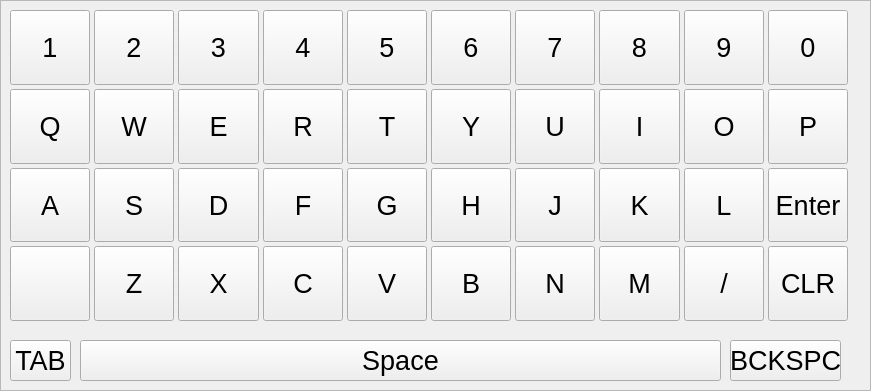
   <widget class="QFrame" name="frame_4">
    <property name="geometry">
     <rect>
      <x>50</x>
      <y>300</y>
      <width>871</width>
      <height>391</height>
     </rect>
    </property>
    <property name="frameShape">
     <enum>QFrame::StyledPanel</enum>
    </property>
    <property name="frameShadow">
     <enum>QFrame::Raised</enum>
    </property>
    <widget class="QPushButton" name="pushButton_47">
     <property name="geometry">
      <rect>
       <x>10</x>
       <y>340</y>
       <width>61</width>
       <height>41</height>
      </rect>
     </property>
     <property name="font">
      <font>
       <pointsize>20</pointsize>
      </font>
     </property>
     <property name="focusPolicy">
      <enum>Qt::NoFocus</enum>
     </property>
     <property name="text">
      <string>TAB</string>
     </property>
    </widget>
    <widget class="QPushButton" name="pushButton_45">
     <property name="geometry">
      <rect>
       <x>80</x>
       <y>340</y>
       <width>641</width>
       <height>41</height>
      </rect>
     </property>
     <property name="font">
      <font>
       <pointsize>20</pointsize>
      </font>
     </property>
     <property name="focusPolicy">
      <enum>Qt::NoFocus</enum>
     </property>
     <property name="text">
      <string>Space</string>
     </property>
    </widget>
    <widget class="QPushButton" name="pushButton_48">
     <property name="geometry">
      <rect>
       <x>730</x>
       <y>340</y>
       <width>111</width>
       <height>41</height>
      </rect>
     </property>
     <property name="font">
      <font>
       <pointsize>20</pointsize>
      </font>
     </property>
     <property name="focusPolicy">
      <enum>Qt::NoFocus</enum>
     </property>
     <property name="text">
      <string>BCKSPC</string>
     </property>
    </widget>
    <widget class="QWidget" name="gridLayoutWidget">
     <property name="geometry">
      <rect>
       <x>10</x>
       <y>10</y>
       <width>838</width>
       <height>311</height>
      </rect>
     </property>
     <layout class="QGridLayout" name="gridLayout">
      <property name="sizeConstraint">
       <enum>QLayout::SetDefaultConstraint</enum>
      </property>
      <property name="leftMargin">
       <number>0</number>
      </property>
      <property name="rightMargin">
       <number>0</number>
      </property>
      <property name="spacing">
       <number>4</number>
      </property>
      <item row="1" column="0">
       <widget class="QPushButton" name="pushButton_6">
        <property name="sizePolicy">
         <sizepolicy hsizetype="MinimumExpanding" vsizetype="MinimumExpanding">
          <horstretch>0</horstretch>
          <verstretch>0</verstretch>
         </sizepolicy>
        </property>
        <property name="font">
         <font>
          <pointsize>20</pointsize>
         </font>
        </property>
        <property name="focusPolicy">
         <enum>Qt::NoFocus</enum>
        </property>
        <property name="text">
         <string>Q</string>
        </property>
       </widget>
      </item>
      <item row="2" column="7">
       <widget class="QPushButton" name="pushButton_23">
        <property name="sizePolicy">
         <sizepolicy hsizetype="MinimumExpanding" vsizetype="MinimumExpanding">
          <horstretch>0</horstretch>
          <verstretch>0</verstretch>
         </sizepolicy>
        </property>
        <property name="font">
         <font>
          <pointsize>20</pointsize>
         </font>
        </property>
        <property name="focusPolicy">
         <enum>Qt::NoFocus</enum>
        </property>
        <property name="text">
         <string>K</string>
        </property>
       </widget>
      </item>
      <item row="0" column="4">
       <widget class="QPushButton" name="pushButton_39">
        <property name="sizePolicy">
         <sizepolicy hsizetype="MinimumExpanding" vsizetype="MinimumExpanding">
          <horstretch>0</horstretch>
          <verstretch>0</verstretch>
         </sizepolicy>
        </property>
        <property name="font">
         <font>
          <pointsize>20</pointsize>
         </font>
        </property>
        <property name="focusPolicy">
         <enum>Qt::NoFocus</enum>
        </property>
        <property name="text">
         <string>5</string>
        </property>
       </widget>
      </item>
      <item row="1" column="1">
       <widget class="QPushButton" name="pushButton_7">
        <property name="sizePolicy">
         <sizepolicy hsizetype="MinimumExpanding" vsizetype="MinimumExpanding">
          <horstretch>0</horstretch>
          <verstretch>0</verstretch>
         </sizepolicy>
        </property>
        <property name="font">
         <font>
          <pointsize>20</pointsize>
         </font>
        </property>
        <property name="focusPolicy">
         <enum>Qt::NoFocus</enum>
        </property>
        <property name="text">
         <string>W</string>
        </property>
       </widget>
      </item>
      <item row="1" column="5">
       <widget class="QPushButton" name="pushButton_11">
        <property name="sizePolicy">
         <sizepolicy hsizetype="MinimumExpanding" vsizetype="MinimumExpanding">
          <horstretch>0</horstretch>
          <verstretch>0</verstretch>
         </sizepolicy>
        </property>
        <property name="font">
         <font>
          <pointsize>20</pointsize>
         </font>
        </property>
        <property name="focusPolicy">
         <enum>Qt::NoFocus</enum>
        </property>
        <property name="text">
         <string>Y</string>
        </property>
       </widget>
      </item>
      <item row="2" column="3">
       <widget class="QPushButton" name="pushButton_19">
        <property name="sizePolicy">
         <sizepolicy hsizetype="MinimumExpanding" vsizetype="MinimumExpanding">
          <horstretch>0</horstretch>
          <verstretch>0</verstretch>
         </sizepolicy>
        </property>
        <property name="font">
         <font>
          <pointsize>20</pointsize>
         </font>
        </property>
        <property name="focusPolicy">
         <enum>Qt::NoFocus</enum>
        </property>
        <property name="text">
         <string>F</string>
        </property>
       </widget>
      </item>
      <item row="2" column="2">
       <widget class="QPushButton" name="pushButton_18">
        <property name="sizePolicy">
         <sizepolicy hsizetype="MinimumExpanding" vsizetype="MinimumExpanding">
          <horstretch>0</horstretch>
          <verstretch>0</verstretch>
         </sizepolicy>
        </property>
        <property name="font">
         <font>
          <pointsize>20</pointsize>
         </font>
        </property>
        <property name="focusPolicy">
         <enum>Qt::NoFocus</enum>
        </property>
        <property name="text">
         <string>D</string>
        </property>
       </widget>
      </item>
      <item row="3" column="8">
       <widget class="QPushButton" name="pushButton_46">
        <property name="sizePolicy">
         <sizepolicy hsizetype="MinimumExpanding" vsizetype="MinimumExpanding">
          <horstretch>0</horstretch>
          <verstretch>0</verstretch>
         </sizepolicy>
        </property>
        <property name="font">
         <font>
          <pointsize>20</pointsize>
         </font>
        </property>
        <property name="focusPolicy">
         <enum>Qt::NoFocus</enum>
        </property>
        <property name="text">
         <string>/</string>
        </property>
       </widget>
      </item>
      <item row="3" column="9">
       <widget class="QPushButton" name="pushButton_33">
        <property name="sizePolicy">
         <sizepolicy hsizetype="MinimumExpanding" vsizetype="MinimumExpanding">
          <horstretch>0</horstretch>
          <verstretch>0</verstretch>
         </sizepolicy>
        </property>
        <property name="font">
         <font>
          <pointsize>20</pointsize>
         </font>
        </property>
        <property name="focusPolicy">
         <enum>Qt::NoFocus</enum>
        </property>
        <property name="text">
         <string>CLR</string>
        </property>
       </widget>
      </item>
      <item row="1" column="2">
       <widget class="QPushButton" name="pushButton_8">
        <property name="sizePolicy">
         <sizepolicy hsizetype="MinimumExpanding" vsizetype="MinimumExpanding">
          <horstretch>0</horstretch>
          <verstretch>0</verstretch>
         </sizepolicy>
        </property>
        <property name="font">
         <font>
          <pointsize>20</pointsize>
         </font>
        </property>
        <property name="focusPolicy">
         <enum>Qt::NoFocus</enum>
        </property>
        <property name="text">
         <string>E</string>
        </property>
       </widget>
      </item>
      <item row="1" column="9">
       <widget class="QPushButton" name="pushButton_15">
        <property name="sizePolicy">
         <sizepolicy hsizetype="MinimumExpanding" vsizetype="MinimumExpanding">
          <horstretch>0</horstretch>
          <verstretch>0</verstretch>
         </sizepolicy>
        </property>
        <property name="font">
         <font>
          <pointsize>20</pointsize>
         </font>
        </property>
        <property name="focusPolicy">
         <enum>Qt::NoFocus</enum>
        </property>
        <property name="text">
         <string>P</string>
        </property>
       </widget>
      </item>
      <item row="0" column="7">
       <widget class="QPushButton" name="pushButton_42">
        <property name="sizePolicy">
         <sizepolicy hsizetype="MinimumExpanding" vsizetype="MinimumExpanding">
          <horstretch>0</horstretch>
          <verstretch>0</verstretch>
         </sizepolicy>
        </property>
        <property name="font">
         <font>
          <pointsize>20</pointsize>
         </font>
        </property>
        <property name="focusPolicy">
         <enum>Qt::NoFocus</enum>
        </property>
        <property name="text">
         <string>8</string>
        </property>
       </widget>
      </item>
      <item row="0" column="8">
       <widget class="QPushButton" name="pushButton_43">
        <property name="sizePolicy">
         <sizepolicy hsizetype="MinimumExpanding" vsizetype="MinimumExpanding">
          <horstretch>0</horstretch>
          <verstretch>0</verstretch>
         </sizepolicy>
        </property>
        <property name="font">
         <font>
          <pointsize>20</pointsize>
         </font>
        </property>
        <property name="focusPolicy">
         <enum>Qt::NoFocus</enum>
        </property>
        <property name="text">
         <string>9</string>
        </property>
       </widget>
      </item>
      <item row="1" column="3">
       <widget class="QPushButton" name="pushButton_9">
        <property name="sizePolicy">
         <sizepolicy hsizetype="MinimumExpanding" vsizetype="MinimumExpanding">
          <horstretch>0</horstretch>
          <verstretch>0</verstretch>
         </sizepolicy>
        </property>
        <property name="font">
         <font>
          <pointsize>20</pointsize>
         </font>
        </property>
        <property name="focusPolicy">
         <enum>Qt::NoFocus</enum>
        </property>
        <property name="text">
         <string>R</string>
        </property>
       </widget>
      </item>
      <item row="2" column="6">
       <widget class="QPushButton" name="pushButton_22">
        <property name="sizePolicy">
         <sizepolicy hsizetype="MinimumExpanding" vsizetype="MinimumExpanding">
          <horstretch>0</horstretch>
          <verstretch>0</verstretch>
         </sizepolicy>
        </property>
        <property name="font">
         <font>
          <pointsize>20</pointsize>
         </font>
        </property>
        <property name="focusPolicy">
         <enum>Qt::NoFocus</enum>
        </property>
        <property name="text">
         <string>J</string>
        </property>
       </widget>
      </item>
      <item row="0" column="0">
       <widget class="QPushButton" name="pushButton_35">
        <property name="sizePolicy">
         <sizepolicy hsizetype="MinimumExpanding" vsizetype="MinimumExpanding">
          <horstretch>0</horstretch>
          <verstretch>0</verstretch>
         </sizepolicy>
        </property>
        <property name="font">
         <font>
          <pointsize>20</pointsize>
         </font>
        </property>
        <property name="focusPolicy">
         <enum>Qt::NoFocus</enum>
        </property>
        <property name="text">
         <string>1</string>
        </property>
       </widget>
      </item>
      <item row="3" column="7">
       <widget class="QPushButton" name="pushButton_32">
        <property name="sizePolicy">
         <sizepolicy hsizetype="MinimumExpanding" vsizetype="MinimumExpanding">
          <horstretch>0</horstretch>
          <verstretch>0</verstretch>
         </sizepolicy>
        </property>
        <property name="font">
         <font>
          <pointsize>20</pointsize>
         </font>
        </property>
        <property name="focusPolicy">
         <enum>Qt::NoFocus</enum>
        </property>
        <property name="text">
         <string>M</string>
        </property>
       </widget>
      </item>
      <item row="3" column="6">
       <widget class="QPushButton" name="pushButton_31">
        <property name="sizePolicy">
         <sizepolicy hsizetype="MinimumExpanding" vsizetype="MinimumExpanding">
          <horstretch>0</horstretch>
          <verstretch>0</verstretch>
         </sizepolicy>
        </property>
        <property name="font">
         <font>
          <pointsize>20</pointsize>
         </font>
        </property>
        <property name="focusPolicy">
         <enum>Qt::NoFocus</enum>
        </property>
        <property name="text">
         <string>N</string>
        </property>
       </widget>
      </item>
      <item row="0" column="3">
       <widget class="QPushButton" name="pushButton_38">
        <property name="sizePolicy">
         <sizepolicy hsizetype="MinimumExpanding" vsizetype="MinimumExpanding">
          <horstretch>0</horstretch>
          <verstretch>0</verstretch>
         </sizepolicy>
        </property>
        <property name="font">
         <font>
          <pointsize>20</pointsize>
         </font>
        </property>
        <property name="focusPolicy">
         <enum>Qt::NoFocus</enum>
        </property>
        <property name="text">
         <string>4</string>
        </property>
       </widget>
      </item>
      <item row="2" column="4">
       <widget class="QPushButton" name="pushButton_20">
        <property name="sizePolicy">
         <sizepolicy hsizetype="MinimumExpanding" vsizetype="MinimumExpanding">
          <horstretch>0</horstretch>
          <verstretch>0</verstretch>
         </sizepolicy>
        </property>
        <property name="font">
         <font>
          <pointsize>20</pointsize>
         </font>
        </property>
        <property name="focusPolicy">
         <enum>Qt::NoFocus</enum>
        </property>
        <property name="text">
         <string>G</string>
        </property>
       </widget>
      </item>
      <item row="0" column="5">
       <widget class="QPushButton" name="pushButton_40">
        <property name="sizePolicy">
         <sizepolicy hsizetype="MinimumExpanding" vsizetype="MinimumExpanding">
          <horstretch>0</horstretch>
          <verstretch>0</verstretch>
         </sizepolicy>
        </property>
        <property name="font">
         <font>
          <pointsize>20</pointsize>
         </font>
        </property>
        <property name="focusPolicy">
         <enum>Qt::NoFocus</enum>
        </property>
        <property name="text">
         <string>6</string>
        </property>
       </widget>
      </item>
      <item row="3" column="2">
       <widget class="QPushButton" name="pushButton_27">
        <property name="sizePolicy">
         <sizepolicy hsizetype="MinimumExpanding" vsizetype="MinimumExpanding">
          <horstretch>0</horstretch>
          <verstretch>0</verstretch>
         </sizepolicy>
        </property>
        <property name="font">
         <font>
          <pointsize>20</pointsize>
         </font>
        </property>
        <property name="focusPolicy">
         <enum>Qt::NoFocus</enum>
        </property>
        <property name="text">
         <string>X</string>
        </property>
       </widget>
      </item>
      <item row="3" column="0">
       <widget class="QPushButton" name="pushButton_34">
        <property name="sizePolicy">
         <sizepolicy hsizetype="MinimumExpanding" vsizetype="MinimumExpanding">
          <horstretch>0</horstretch>
          <verstretch>0</verstretch>
         </sizepolicy>
        </property>
        <property name="font">
         <font>
          <pointsize>20</pointsize>
         </font>
        </property>
        <property name="focusPolicy">
         <enum>Qt::NoFocus</enum>
        </property>
        <property name="text">
         <string/>
        </property>
       </widget>
      </item>
      <item row="0" column="9">
       <widget class="QPushButton" name="pushButton_44">
        <property name="sizePolicy">
         <sizepolicy hsizetype="MinimumExpanding" vsizetype="MinimumExpanding">
          <horstretch>0</horstretch>
          <verstretch>0</verstretch>
         </sizepolicy>
        </property>
        <property name="font">
         <font>
          <pointsize>20</pointsize>
         </font>
        </property>
        <property name="focusPolicy">
         <enum>Qt::NoFocus</enum>
        </property>
        <property name="text">
         <string>0</string>
        </property>
       </widget>
      </item>
      <item row="2" column="0">
       <widget class="QPushButton" name="pushButton_16">
        <property name="sizePolicy">
         <sizepolicy hsizetype="MinimumExpanding" vsizetype="MinimumExpanding">
          <horstretch>0</horstretch>
          <verstretch>0</verstretch>
         </sizepolicy>
        </property>
        <property name="font">
         <font>
          <pointsize>20</pointsize>
         </font>
        </property>
        <property name="focusPolicy">
         <enum>Qt::NoFocus</enum>
        </property>
        <property name="text">
         <string>A</string>
        </property>
       </widget>
      </item>
      <item row="1" column="7">
       <widget class="QPushButton" name="pushButton_13">
        <property name="sizePolicy">
         <sizepolicy hsizetype="MinimumExpanding" vsizetype="MinimumExpanding">
          <horstretch>0</horstretch>
          <verstretch>0</verstretch>
         </sizepolicy>
        </property>
        <property name="font">
         <font>
          <pointsize>20</pointsize>
         </font>
        </property>
        <property name="focusPolicy">
         <enum>Qt::NoFocus</enum>
        </property>
        <property name="text">
         <string>I</string>
        </property>
       </widget>
      </item>
      <item row="1" column="8">
       <widget class="QPushButton" name="pushButton_14">
        <property name="sizePolicy">
         <sizepolicy hsizetype="MinimumExpanding" vsizetype="MinimumExpanding">
          <horstretch>0</horstretch>
          <verstretch>0</verstretch>
         </sizepolicy>
        </property>
        <property name="font">
         <font>
          <pointsize>20</pointsize>
         </font>
        </property>
        <property name="focusPolicy">
         <enum>Qt::NoFocus</enum>
        </property>
        <property name="text">
         <string>O</string>
        </property>
       </widget>
      </item>
      <item row="1" column="4">
       <widget class="QPushButton" name="pushButton_10">
        <property name="sizePolicy">
         <sizepolicy hsizetype="MinimumExpanding" vsizetype="MinimumExpanding">
          <horstretch>0</horstretch>
          <verstretch>0</verstretch>
         </sizepolicy>
        </property>
        <property name="font">
         <font>
          <pointsize>20</pointsize>
         </font>
        </property>
        <property name="focusPolicy">
         <enum>Qt::NoFocus</enum>
        </property>
        <property name="text">
         <string>T</string>
        </property>
       </widget>
      </item>
      <item row="3" column="4">
       <widget class="QPushButton" name="pushButton_29">
        <property name="sizePolicy">
         <sizepolicy hsizetype="MinimumExpanding" vsizetype="MinimumExpanding">
          <horstretch>0</horstretch>
          <verstretch>0</verstretch>
         </sizepolicy>
        </property>
        <property name="font">
         <font>
          <pointsize>20</pointsize>
         </font>
        </property>
        <property name="focusPolicy">
         <enum>Qt::NoFocus</enum>
        </property>
        <property name="text">
         <string>V</string>
        </property>
       </widget>
      </item>
      <item row="2" column="5">
       <widget class="QPushButton" name="pushButton_21">
        <property name="sizePolicy">
         <sizepolicy hsizetype="MinimumExpanding" vsizetype="MinimumExpanding">
          <horstretch>0</horstretch>
          <verstretch>0</verstretch>
         </sizepolicy>
        </property>
        <property name="font">
         <font>
          <pointsize>20</pointsize>
         </font>
        </property>
        <property name="focusPolicy">
         <enum>Qt::NoFocus</enum>
        </property>
        <property name="text">
         <string>H</string>
        </property>
       </widget>
      </item>
      <item row="3" column="1">
       <widget class="QPushButton" name="pushButton_26">
        <property name="sizePolicy">
         <sizepolicy hsizetype="MinimumExpanding" vsizetype="MinimumExpanding">
          <horstretch>0</horstretch>
          <verstretch>0</verstretch>
         </sizepolicy>
        </property>
        <property name="font">
         <font>
          <pointsize>20</pointsize>
         </font>
        </property>
        <property name="focusPolicy">
         <enum>Qt::NoFocus</enum>
        </property>
        <property name="text">
         <string>Z</string>
        </property>
       </widget>
      </item>
      <item row="0" column="6">
       <widget class="QPushButton" name="pushButton_41">
        <property name="sizePolicy">
         <sizepolicy hsizetype="MinimumExpanding" vsizetype="MinimumExpanding">
          <horstretch>0</horstretch>
          <verstretch>0</verstretch>
         </sizepolicy>
        </property>
        <property name="font">
         <font>
          <pointsize>20</pointsize>
         </font>
        </property>
        <property name="focusPolicy">
         <enum>Qt::NoFocus</enum>
        </property>
        <property name="text">
         <string>7</string>
        </property>
       </widget>
      </item>
      <item row="2" column="8">
       <widget class="QPushButton" name="pushButton_24">
        <property name="sizePolicy">
         <sizepolicy hsizetype="MinimumExpanding" vsizetype="MinimumExpanding">
          <horstretch>0</horstretch>
          <verstretch>0</verstretch>
         </sizepolicy>
        </property>
        <property name="font">
         <font>
          <pointsize>20</pointsize>
         </font>
        </property>
        <property name="focusPolicy">
         <enum>Qt::NoFocus</enum>
        </property>
        <property name="text">
         <string>L</string>
        </property>
       </widget>
      </item>
      <item row="2" column="9">
       <widget class="QPushButton" name="pushButton_25">
        <property name="sizePolicy">
         <sizepolicy hsizetype="MinimumExpanding" vsizetype="MinimumExpanding">
          <horstretch>0</horstretch>
          <verstretch>0</verstretch>
         </sizepolicy>
        </property>
        <property name="font">
         <font>
          <pointsize>20</pointsize>
         </font>
        </property>
        <property name="focusPolicy">
         <enum>Qt::NoFocus</enum>
        </property>
        <property name="text">
         <string>Enter</string>
        </property>
       </widget>
      </item>
      <item row="0" column="2">
       <widget class="QPushButton" name="pushButton_37">
        <property name="sizePolicy">
         <sizepolicy hsizetype="MinimumExpanding" vsizetype="MinimumExpanding">
          <horstretch>0</horstretch>
          <verstretch>0</verstretch>
         </sizepolicy>
        </property>
        <property name="font">
         <font>
          <pointsize>20</pointsize>
         </font>
        </property>
        <property name="focusPolicy">
         <enum>Qt::NoFocus</enum>
        </property>
        <property name="text">
         <string>3</string>
        </property>
       </widget>
      </item>
      <item row="0" column="1">
       <widget class="QPushButton" name="pushButton_36">
        <property name="sizePolicy">
         <sizepolicy hsizetype="MinimumExpanding" vsizetype="MinimumExpanding">
          <horstretch>0</horstretch>
          <verstretch>0</verstretch>
         </sizepolicy>
        </property>
        <property name="font">
         <font>
          <pointsize>20</pointsize>
         </font>
        </property>
        <property name="focusPolicy">
         <enum>Qt::NoFocus</enum>
        </property>
        <property name="text">
         <string>2</string>
        </property>
       </widget>
      </item>
      <item row="3" column="5">
       <widget class="QPushButton" name="pushButton_30">
        <property name="sizePolicy">
         <sizepolicy hsizetype="MinimumExpanding" vsizetype="MinimumExpanding">
          <horstretch>0</horstretch>
          <verstretch>0</verstretch>
         </sizepolicy>
        </property>
        <property name="font">
         <font>
          <pointsize>20</pointsize>
         </font>
        </property>
        <property name="focusPolicy">
         <enum>Qt::NoFocus</enum>
        </property>
        <property name="text">
         <string>B</string>
        </property>
       </widget>
      </item>
      <item row="1" column="6">
       <widget class="QPushButton" name="pushButton_12">
        <property name="sizePolicy">
         <sizepolicy hsizetype="MinimumExpanding" vsizetype="MinimumExpanding">
          <horstretch>0</horstretch>
          <verstretch>0</verstretch>
         </sizepolicy>
        </property>
        <property name="font">
         <font>
          <pointsize>20</pointsize>
         </font>
        </property>
        <property name="focusPolicy">
         <enum>Qt::NoFocus</enum>
        </property>
        <property name="text">
         <string>U</string>
        </property>
       </widget>
      </item>
      <item row="2" column="1">
       <widget class="QPushButton" name="pushButton_17">
        <property name="sizePolicy">
         <sizepolicy hsizetype="MinimumExpanding" vsizetype="MinimumExpanding">
          <horstretch>0</horstretch>
          <verstretch>0</verstretch>
         </sizepolicy>
        </property>
        <property name="font">
         <font>
          <pointsize>20</pointsize>
         </font>
        </property>
        <property name="focusPolicy">
         <enum>Qt::NoFocus</enum>
        </property>
        <property name="text">
         <string>S</string>
        </property>
       </widget>
      </item>
      <item row="3" column="3">
       <widget class="QPushButton" name="pushButton_28">
        <property name="sizePolicy">
         <sizepolicy hsizetype="MinimumExpanding" vsizetype="MinimumExpanding">
          <horstretch>0</horstretch>
          <verstretch>0</verstretch>
         </sizepolicy>
        </property>
        <property name="font">
         <font>
          <pointsize>20</pointsize>
         </font>
        </property>
        <property name="focusPolicy">
         <enum>Qt::NoFocus</enum>
        </property>
        <property name="text">
         <string>C</string>
        </property>
       </widget>
      </item>
     </layout>
     <zorder>pushButton_23</zorder>
     <zorder>pushButton_6</zorder>
     <zorder>pushButton_39</zorder>
     <zorder>pushButton_7</zorder>
     <zorder>pushButton_11</zorder>
     <zorder>pushButton_19</zorder>
     <zorder>pushButton_18</zorder>
     <zorder>pushButton_46</zorder>
     <zorder>pushButton_33</zorder>
     <zorder>pushButton_8</zorder>
     <zorder>pushButton_15</zorder>
     <zorder>pushButton_42</zorder>
     <zorder>pushButton_43</zorder>
     <zorder>pushButton_9</zorder>
     <zorder>pushButton_22</zorder>
     <zorder>pushButton_35</zorder>
     <zorder>pushButton_32</zorder>
     <zorder>pushButton_31</zorder>
     <zorder>pushButton_38</zorder>
     <zorder>pushButton_20</zorder>
     <zorder>pushButton_40</zorder>
     <zorder>pushButton_27</zorder>
     <zorder>pushButton_34</zorder>
     <zorder>pushButton_44</zorder>
     <zorder>pushButton_16</zorder>
     <zorder>pushButton_13</zorder>
     <zorder>pushButton_14</zorder>
     <zorder>pushButton_10</zorder>
     <zorder>pushButton_29</zorder>
     <zorder>pushButton_21</zorder>
     <zorder>pushButton_26</zorder>
     <zorder>pushButton_41</zorder>
     <zorder>pushButton_24</zorder>
     <zorder>pushButton_25</zorder>
     <zorder>pushButton_37</zorder>
     <zorder>pushButton_36</zorder>
     <zorder>pushButton_30</zorder>
     <zorder>pushButton_12</zorder>
     <zorder>pushButton_17</zorder>
     <zorder>pushButton_28</zorder>
    </widget>
   </widget>
